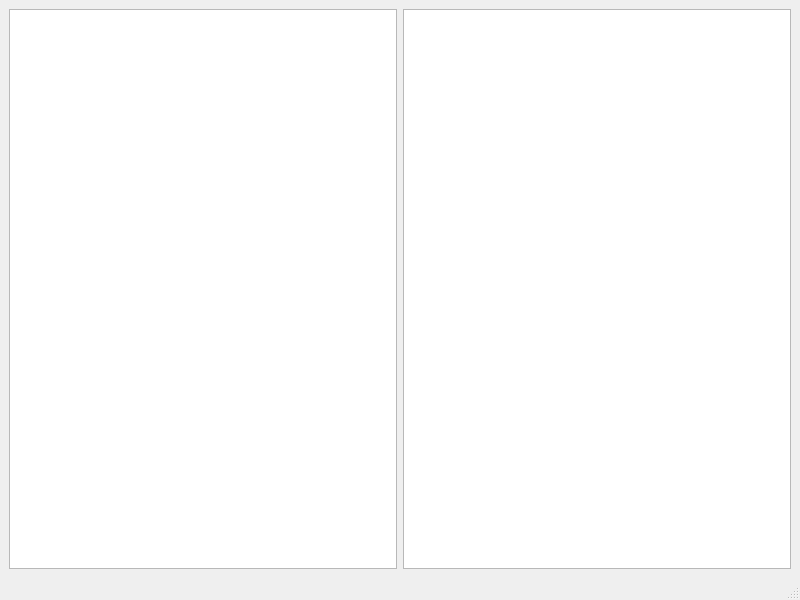
<?xml version="1.0" encoding="UTF-8"?>
<ui version="4.0">
 <class>DragDropWindow</class>
 <widget class="QMainWindow" name="DragDropWindow">
  <property name="geometry">
   <rect>
    <x>0</x>
    <y>0</y>
    <width>800</width>
    <height>600</height>
   </rect>
  </property>
  <property name="windowTitle">
   <string>DragDropWindow</string>
  </property>
  <widget class="QWidget" name="centralwidget">
   <layout class="QHBoxLayout" name="horizontalLayout">
    <item>
     <widget class="DragDropListWidget" name="listW1">
      <property name="acceptDrops">
       <bool>true</bool>
      </property>
     </widget>
    </item>
    <item>
     <widget class="DragDropListWidget" name="listW2"/>
    </item>
   </layout>
  </widget>
  <widget class="QMenuBar" name="menubar">
   <property name="geometry">
    <rect>
     <x>0</x>
     <y>0</y>
     <width>800</width>
     <height>26</height>
    </rect>
   </property>
  </widget>
  <widget class="QStatusBar" name="statusbar"/>
 </widget>
 <customwidgets>
  <customwidget>
   <class>DragDropListWidget</class>
   <extends>QListWidget</extends>
   <header location="global">dragdroplistwidget.h</header>
  </customwidget>
 </customwidgets>
 <resources/>
 <connections/>
</ui>
